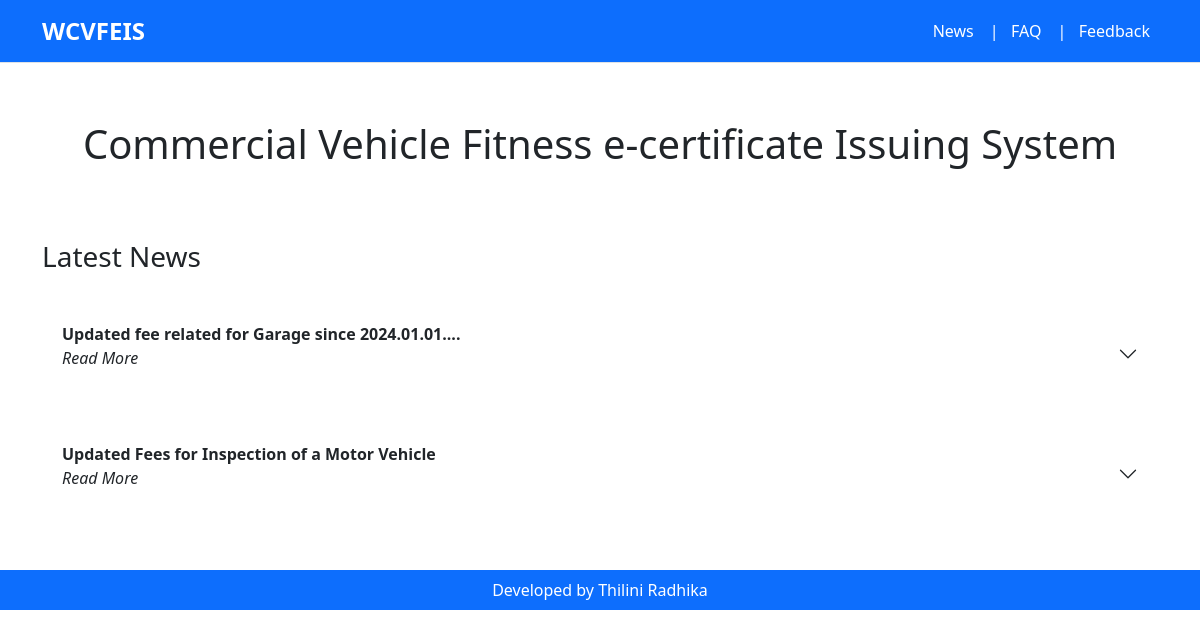
Page /news.php on the committed database.
### tables this page shows
CREATE TABLE `news` (
  `newsId` int(11) NOT NULL,
  `newsTitle` varchar(100) NOT NULL,
  `newsDescription` varchar(200) NOT NULL,
  `addBy` varchar(100) NOT NULL,
  `newsDate` date NOT NULL
);

### news.php (the view, shortened to what this page needs)
<?php
require_once("include/dbconnection.php");
?>
<!doctype html>
<html lang="en">
  <head>
    <link href="bootstrap-5.0.2-dist/css/bootstrap.min.css" rel="stylesheet">
    <link rel="stylesheet" href="bootstrap-icons-1.10.5/font/bootstrap-icons.css">
    <link href="style.css" rel="stylesheet">
  </head>
  <body>
    <header>
         <nav class="navbar navbar-expand-lg navbar-light bg-primary px-4 border-bottom fixed-top" >
            <div class="container-fluid container container-sm container-md container-lg container-xl container-xxl">
                <a class="navbar-brand fs-4 fw-bold text-white" href="index.php">WCVFEIS</a>
                <div class="collapse navbar-collapse" id="navbarSupportedContent">
                    <ul class="navbar-nav ms-auto mb-2 mb-lg-0 fs-6 text-center">
                        <li class="nav-item">
                        <a class="nav-link active text-white" aria-current="page" href="#">News</a>
                        </li>
                        <li class="nav-item">
                        <a class="nav-link active text-white" aria-current="page" href="faq.php">  | &nbsp FAQ</a>
                        </li>
                        <li class="nav-item">
                        <a class="nav-link active text-white" aria-current="page" href="feedback.php">  | &nbsp Feedback</a>
                        </li>
                    </ul>
                </div>
            </div>
        </nav>
   </header>
    <section id="logindash">
        <div class="container container-md py-5">
            <div class="text-center my-5 pt-4">
                <h1>Commercial Vehicle Fitness e-certificate Issuing System</h1>
                <p class="p-2 text-center">
                </p>
            </div>
            <?php
             $sqlsearch = "SELECT * FROM news
             ORDER BY newsDate DESC";
             $resultsearch = mysqli_query($conn, $sqlsearch);
             if (mysqli_num_rows($resultsearch) > 0){
            ?>
            <div class="row justify-content-md-center row-cols-1 g-4">
            <h3>Latest News</h3>
            <?php while($rowsearch = mysqli_fetch_assoc($resultsearch)){?>
                <div class="accordion accordion-flush" id="accordionFlushExample">
                    <div class="accordion-item">
                        <h2 class="accordion-header" id="flush-headingOne">
                        <button class="accordion-button collapsed btn btn-outline-secondary" type="button" data-bs-toggle="collapse" data-bs-target="#flush-collapseOne" aria-expanded="false" aria-controls="flush-collapseOne">
                            <p><b><?php echo $rowsearch['newsTitle']; ?></b> </br> <i> Read More</i></P>
                        </button>
                        </h2>
                    </div>
                </div>
                <?php } ?>
        </div>
    </section>
    <?php } else {
             echo "No records found";
             }
            ?>
    <footer id="footerbg" class="container-fluid bg-primary text-white p-2 text-center fs-6">
        Developed by Thilini Radhika
    </footer>
  </body>
</html>

### style.css (style rules this page uses)
* { padding: 0; margin: 0; box-sizing: border-box; }
body { overflow-x: hidden; }

### rows in the picture
news: newsTitle "Updated fee related for Garage since 2024.01.01...."
news: newsTitle "Updated Fees for Inspection of a Motor Vehicle"
